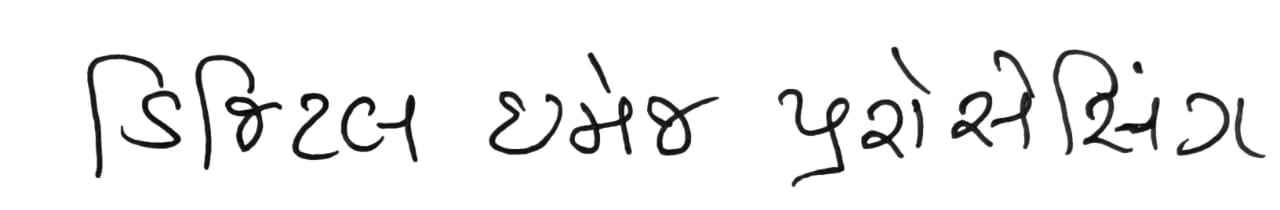
#> input picture Test_Image.jpeg, 1280 x 210 px, found by its file name
$ jupyter execute nb1.ipynb   (older library calls are emulated)
#> lines starting #> are read from the running program, lines starting #| are printed output that depends on the picture; after the words box and inside, x2 and y2 are one past the last pixel; in counts of white or black regions, pixels touching at a corner belong together; long printed decimals are rounded
[cell 1]
import cv2
import numpy as np

# Load the image
image = cv2.imread('/home/tanishpatel01/DIP_23CP311T_Project/Test_Image.jpeg')
#> image is the input picture: shape (210, 1280, 3); min 0, max 255, mean 240.1

# Convert to grayscale and threshold to get a binary image
gray = cv2.cvtColor(image, cv2.COLOR_BGR2GRAY)
_, binary = cv2.threshold(gray, 0, 255, cv2.THRESH_BINARY_INV | cv2.THRESH_OTSU)
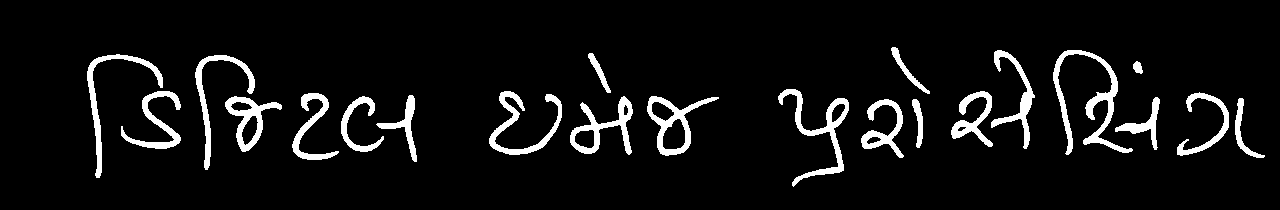
#> binary: shape (210, 1280); 6.8% white; 22 white regions

# Find contours which will serve as the "components"
contours, _ = cv2.findContours(binary, cv2.RETR_EXTERNAL, cv2.CHAIN_APPROX_SIMPLE)
#> contours = 22 contours; largest, box (x1, y1, x2, y2) and area: (647, 96, 719, 156) 1802, (1053, 50, 1133, 155) 1466, (570, 96, 633, 155) 1335, (225, 96, 282, 152) 1318, (778, 89, 849, 187) 1308

# This function would compute the required transition features for a pair of contours
def compute_transition_features(contour1, contour2):
    x1, y1, w1, h1 = cv2.boundingRect(contour1)
    x2, y2, w2, h2 = cv2.boundingRect(contour2)

    # Relative location - here we consider only the x-coordinate
    relative_location = 'left' if x1 < x2 else 'right'

    # Convex hull distance
    hull1 = cv2.convexHull(contour1)
    hull2 = cv2.convexHull(contour2)
    distance = cv2.pointPolygonTest(hull2, (x1 + w1/2, y1 + h1/2), True)

    # Ratio of aspect ratio
    aspect_ratio1 = w1 / h1
    aspect_ratio2 = w2 / h2
    aspect_ratio_ratio = aspect_ratio1 / aspect_ratio2

    # Ratio of number of components - assuming one component per contour here
    num_components_ratio = 1 # Placeholder, should be based on actual component counts

    return {
        'relative_location': relative_location,
        'convex_hull_distance': distance,
        'aspect_ratio_ratio': aspect_ratio_ratio,
        'num_components_ratio': num_components_ratio
    }

# Assuming you want to compare adjacent contours
for i in range(len(contours) - 1):
    features = compute_transition_features(contours[i], contours[i+1])
    print(f'Transition features between contour {i} and {i+1}:', features)
#> this loop made 21 passes
#> (x1 in compute_transition_features, y1 in compute_transition_features, w1 in compute_transition_features, h1 in compute_transition_features, x2 in compute_transition_features, y2 in compute_transition_features, w2 in compute_transition_features, h2 in compute_transition_features) on passes 1 to 8: (912, 99, 11, 49, 861, 99, 43, 59), (861, 99, 43, 59, 1235, 98, 30, 60), (1235, 98, 30, 60, 1115, 97, 45, 53), (1115, 97, 45, 53, 647, 96, 72, 60), (647, 96, 72, 60, 570, 96, 63, 59), (570, 96, 63, 59, 341, 96, 43, 56), (341, 96, 43, 56, 225, 96, 57, 56), (225, 96, 57, 56, 376, 95, 41, 67)
#> (printed output is left out)

[cell 2]
import cv2
import numpy as np
import matplotlib.pyplot as plt

def convert_to_binary(image_path, threshold=127):
#> called with threshold = 127
    image = cv2.imread(image_path)
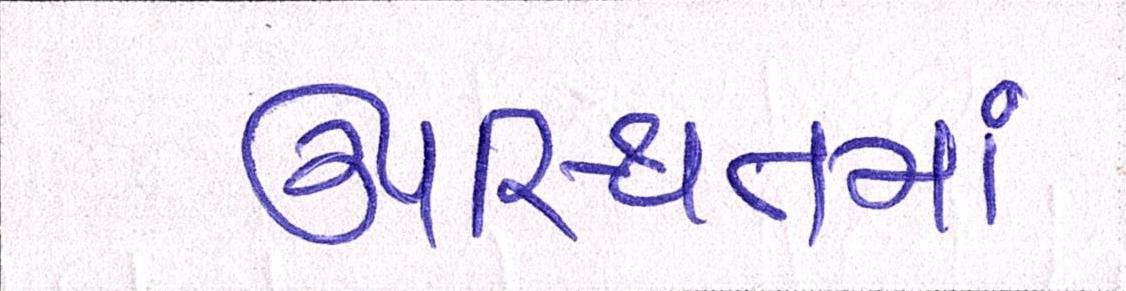
#> input picture Gujarati/13.jpg, 1126 x 291 px, found by its file name
#> image is the input picture: shape (291, 1126, 3); mean B, G, R 241.8, 230.7, 236.1
    gray = cv2.cvtColor(image, cv2.COLOR_BGR2GRAY)
#> gray: shape (291, 1126)
    blurred = cv2.GaussianBlur(gray, (5, 5), 0)
    _, binary = cv2.threshold(blurred, threshold, 255, cv2.THRESH_BINARY_INV)
#> binary: shape (291, 1126); 6.3% white; 22 white regions (12 under 20 px), largest, box (x1, y1, x2, y2) and area: (242, 84, 435, 245) 6746, (562, 113, 701, 210) 3377, (833, 120, 956, 232) 3126
    return binary

def find_patches(binary_image):
    # Find connected components
    num_labels, labels, stats, centroids = cv2.connectedComponentsWithStats(binary_image)
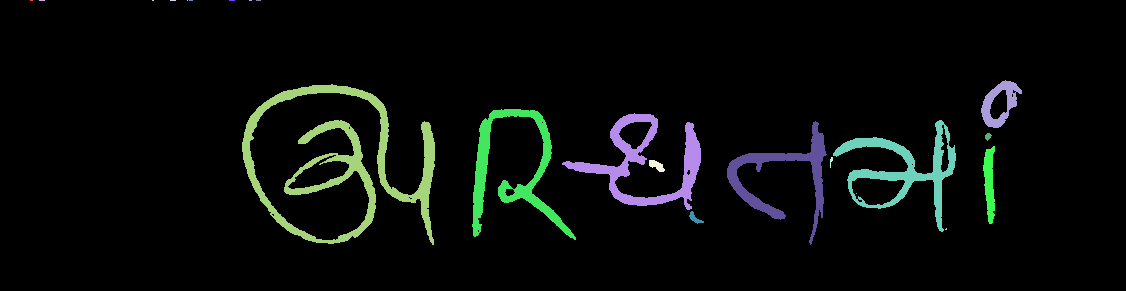
#> labels: shape (291, 1126) int32; 23 distinct labels, from 0 to 22; one colour per label, 0 black
#> num_labels = 23; stats = 23 rows, first 6: [0, 0, 1126, 291, 307106], [30, 0, 3, 1, 3], [39, 0, 6, 1, 6], [152, 0, 2, 1, 2], [170, 0, 6, 1, 6], [187, 0, 1, 1, 1]; centroids = 23 rows, first 8: [559.5, 143.8], [31, 0], [41.5, 0], [152.5, 0], [172.5, 0], [187, 0], [190.5, 0], [231.5, 0]

    # Filter out small components based on some heuristic, for example, size
    min_area = 10  # This is a parameter you might need to tune
    patches = [(stats[i], (labels == i).astype(np.uint8) * 255) for i in range(1, num_labels) if stats[i, cv2.CC_STAT_AREA] > min_area]
#> patches = 11 items

    return patches

# Define the path to your image file
image_path = '/home/tanishpatel01/Downloads/Images_dataset/Gujarati/13.jpg'  # Replace with your image path

# Convert the image to a binary image
binary_image = convert_to_binary(image_path)

# Find patches
patches = find_patches(binary_image)
#> patches = 11 items

plt.figure()
plt.imshow(binary_image, cmap='gray')

# Display the patches
for i, (stat, patch) in enumerate(patches):  # Display first 5 patches
    plt.figure()
    plt.imshow(patch, cmap='gray')
    plt.title(f'Patch {i} - Area: {stat[cv2.CC_STAT_AREA]}')
    plt.show()
#> this loop made 11 passes
#> stat on passes 1 to 8: [981, 80, 41, 48, 860], [242, 84, 193, 161, 6746], [472, 109, 104, 131, 3081], [562, 113, 139, 97, 3377], [727, 121, 100, 124, 2469], [833, 120, 123, 112, 3126], [985, 133, 7, 8, 36], [983, 146, 12, 78, 617]
#> pass 1, `plt.show()`:
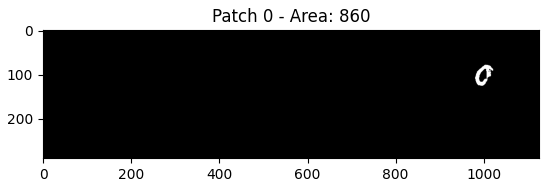
#> figure drawn by matplotlib, 1 panel

[cell 3]
# Function to calculate the density of foreground pixels in a patch
def calculate_density(patch):
    return np.sum(patch) / (patch.shape[0] * patch.shape[1] * 255)

# Function to calculate horizontal and vertical transitions in a patch
def calculate_transitions(patch):
    horizontal_transitions = np.sum(np.abs(np.diff(patch, axis=1))) / 255
    vertical_transitions = np.sum(np.abs(np.diff(patch, axis=0))) / 255
    return horizontal_transitions, vertical_transitions

# Function to extract features from patches
def extract_features(patches):
    features = []
    for stat, patch in patches:
        height = stat[cv2.CC_STAT_HEIGHT]
        width = stat[cv2.CC_STAT_WIDTH]
        density = calculate_density(patch)
        aspect_ratio = width / height if height > 0 else 0
        horizontal_transitions, vertical_transitions = calculate_transitions(patch)
        current_features = {
            "height": height,
            "width": width,
            "density": density,
            "aspect_ratio": aspect_ratio,
            "horizontal_transitions": horizontal_transitions,
            "vertical_transitions": vertical_transitions
        }
        features.append(current_features)
        plt.figure(figsize=(20, 4))
        plt.subplot(1, 4, 1)
        plt.imshow(patch, cmap='gray')
        plt.title('Patch')
        plt.subplot(1, 4, 2)
        plt.hist(patch.ravel(), bins=[0, 128, 256], range=[0, 256])
        plt.title('Density: {:.2f}'.format(density))
        plt.subplot(1, 4, 3)
        plt.title('H Trans: {:.0f}'.format(horizontal_transitions))
        plt.imshow(np.abs(np.diff(patch, axis=1)), cmap='gray')
        plt.subplot(1, 4, 4)
        plt.title('V Trans: {:.0f}'.format(vertical_transitions))
        plt.imshow(np.abs(np.diff(patch, axis=0)), cmap='gray')
        plt.show()
#> this loop made 11 passes
#> (stat, height, width, density, aspect_ratio, horizontal_transitions, vertical_transitions) on passes 1 to 6: ([981, 80, 41, 48, 860], 48, 41, 0.00262, 0.854, 86.34, 65.25), ([242, 84, 193, 161, 6746], 161, 193, 0.0206, 1.2, 605.4, 578.3), ([472, 109, 104, 131, 3081], 131, 104, 0.0094, 0.794, 285.1, 190.7), ([562, 113, 139, 97, 3377], 97, 139, 0.0103, 1.43, 230.9, 258), ([727, 121, 100, 124, 2469], 124, 100, 0.00754, 0.806, 204.8, 166.7), ([833, 120, 123, 112, 3126], 112, 123, 0.00954, 1.1, 280.1, 268)
#> pass 1, in extract_features, `plt.show()`:
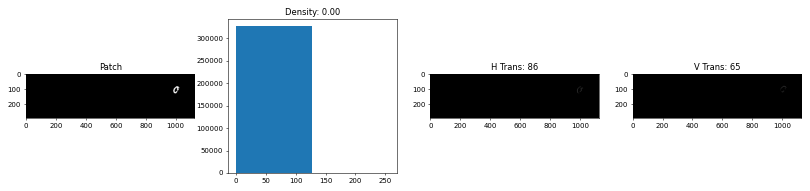
#> figure drawn by matplotlib, 4 panels
#> after the loop, features = 11 items

    return features

features_list = extract_features(patches)
#> features_list = 11 items

for i, features in enumerate(features_list):
    print(f'Patch {i} features: {features}')
#> this loop made 11 passes
#| Patch 0 features: {'height': 48, 'width': 41, 'density': 0.002625, 'aspect_ratio': 0.8542, 'horizontal_transitions': 86.337, 'vertical_transitions': 65.255}
#| Patch 1 features: {'height': 161, 'width': 193, 'density': 0.02059, 'aspect_ratio': 1.199, 'horizontal_transitions': 605.365, 'vertical_transitions': 578.259}
#| Patch 2 features: {'height': 131, 'width': 104, 'density': 0.009403, 'aspect_ratio': 0.7939, 'horizontal_transitions': 285.114, 'vertical_transitions': 190.745}
#| Patch 3 features: {'height': 97, 'width': 139, 'density': 0.01031, 'aspect_ratio': 1.433, 'horizontal_transitions': 230.902, 'vertical_transitions': 258.008}
#| Patch 4 features: {'height': 124, 'width': 100, 'density': 0.007535, 'aspect_ratio': 0.8065, 'horizontal_transitions': 204.8, 'vertical_transitions': 166.651}
#> (further printed lines are left out)

[cell 4]
def apply_gabor_filter(patch, kernel_size=50, sigma=4.0, theta=0, lambd=10.0, gamma=0.5, psi=0):
    kernel = cv2.getGaborKernel((kernel_size, kernel_size), sigma, theta, lambd, gamma, psi, ktype=cv2.CV_32F)
    filtered_patch = cv2.filter2D(patch, cv2.CV_8UC3, kernel)
    plt.figure(figsize=(10, 3))
    plt.subplot(1, 3, 1)
    plt.imshow(patch, cmap='gray')
    plt.title('Original Patch')
    plt.subplot(1, 3, 2)
    plt.imshow(kernel, cmap='gray')
    plt.title('Gabor Kernel')
    plt.subplot(1, 3, 3)
    plt.imshow(filtered_patch, cmap='gray')
    plt.title('Filtered Patch')
    plt.show()
    return filtered_patch

# Function to extract Gabor features from patches
def extract_gabor_features(patches):
    # Define orientations (angles) for the Gabor filters
    thetas = [0, np.pi/4, np.pi/2, 3*np.pi/4]
#> thetas = [0, 0.785, 1.57, 2.36]
    features_list = []

    for stat, patch in patches:
        current_features = {}
        # Flatten the patch to 1D array for statistical calculations
        patch_1d = patch.ravel() / 255.0  # Normalizing to [0, 1]

        # Store the mean and standard deviation of the patch
        current_features['mean_intensity'] = np.mean(patch_1d)
        current_features['std_intensity'] = np.std(patch_1d)

        # Calculate Gabor features for multiple orientations
        for i, theta in enumerate(thetas):
            gabor_response = apply_gabor_filter(patch, theta=theta)
            gabor_response_1d = gabor_response.ravel() / 255.0  # Normalizing to [0, 1]

            # Store the mean and standard deviation of the Gabor response
            current_features[f'gabor_mean_{i}'] = np.mean(gabor_response_1d)
            current_features[f'gabor_std_{i}'] = np.std(gabor_response_1d)

        features_list.append(current_features)
#> this loop made 11 passes
#> pass 1, in apply_gabor_filter (call 3), `kernel = cv2.getGaborKernel((kernel_size, kernel_size), sigma, theta, ..`:
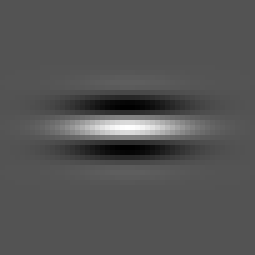
#> kernel: shape (51, 51) float32 (shown 5 times larger); min -0.491, max 1, mean 0.00328; drawn with min black and max white
#> pass 1, in apply_gabor_filter (call 4), `plt.show()`:
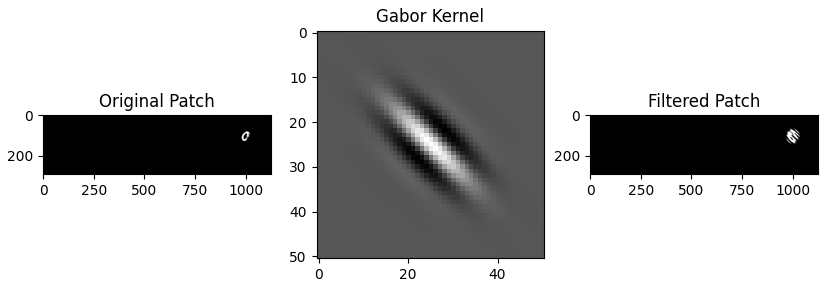
#> figure drawn by matplotlib, 3 panels
#> after the loop, features_list = 11 items

    return features_list

# Assuming 'patches' is the list of patches obtained from the previous step
gabor_features_list = extract_gabor_features(patches)
#> gabor_features_list = 11 items

# Print the features to check
for i, features in enumerate(gabor_features_list):
    print(f'Patch {i} features: {features}')

[cell 5]
def compute_variation(patch):
    contours, _ = cv2.findContours(patch, cv2.RETR_EXTERNAL, cv2.CHAIN_APPROX_SIMPLE)
    heights = [cv2.boundingRect(contour)[3] for contour in contours]
    widths = [cv2.boundingRect(contour)[2] for contour in contours]
    return np.std(heights), np.std(widths) if heights and widths else (0, 0)

[cell 6]
def compute_components(patch):
    num_labels, labels, stats, _ = cv2.connectedComponentsWithStats(patch)
    # Exclude label 0 (background)
    sizes = stats[1:, cv2.CC_STAT_AREA]
    return num_labels - 1, np.max(sizes) if sizes.size > 0 else 0

[cell 7]
def extract_features(patches):
    features_list = []

    for stat, patch in patches:
        current_features = {}
        height_variation, width_variation = compute_variation(patch)
        current_features['height_variation'] = height_variation
        current_features['width_variation'] = width_variation
        num_components, max_component_size = compute_components(patch)
        current_features['num_components'] = num_components
        current_features['max_component_size'] = max_component_size
        features_list.append(current_features)

        # Visualize the features (optional)
        plt.figure(figsize=(10, 2))
        plt.subplot(1, 3, 1)
        plt.imshow(patch, cmap='gray')
        plt.title(f'Patch')

        plt.subplot(1, 3, 2)
        plt.hist(height_variation, bins=5)
        plt.title('Height Variation')

        plt.subplot(1, 3, 3)
        plt.hist(width_variation, bins=5)
        plt.title('Width Variation')

        plt.show()
#> this loop made 11 passes
#> (heights in compute_variation, widths in compute_variation, stats in compute_components, sizes in compute_components, max_component_size) on passes 1 to 5: ([48], [41], [[0, 0, 1126, 291, 326806], [981, 80, 41, 48, 860]], [860], 860), ([161], [193], [[0, 0, 1126, 291, 320920], [242, 84, 193, 161, 6746]], [6746], 6746), ([131], [104], [[0, 0, 1126, 291, 324585], [472, 109, 104, 131, 3081]], [3081], 3081), ([97], [139], [[0, 0, 1126, 291, 324289], [562, 113, 139, 97, 3377]], [3377], 3377), ([124], [100], [[0, 0, 1126, 291, 325197], [727, 121, 100, 124, 2469]], [2469], 2469)
#> pass 1, in compute_components, `num_labels, labels, stats, _ = cv2.connectedComponentsWithStats(patch)`:
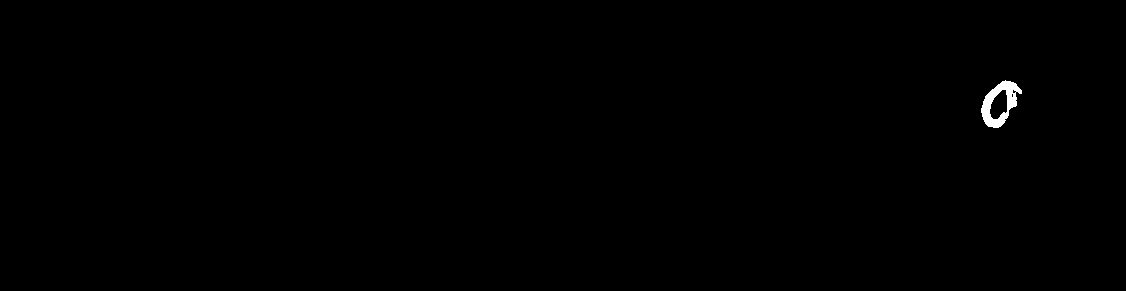
#> labels: shape (291, 1126) int32; values 0 (black) and 1 (white), 0.26% white; 1 white region, box (x1, y1, x2, y2) and area: (981, 80, 1022, 128) 860
#> pass 1, in extract_features, `plt.show()`:
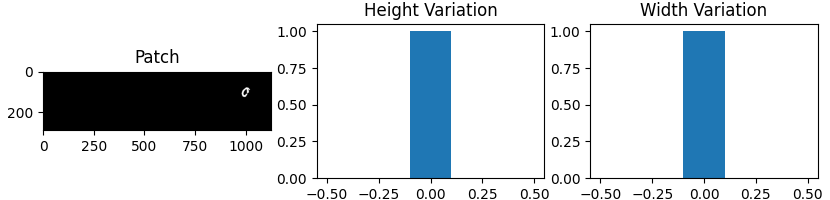
#> figure drawn by matplotlib, 3 panels; panel 2: tallest bar 1 high, from x = -0.1 to 0.1; panel 3: tallest bar 1 high, from x = -0.1 to 0.1
#> pass 2, in compute_components (call 2), `num_labels, labels, stats, _ = cv2.connectedComponentsWithStats(patch)`:
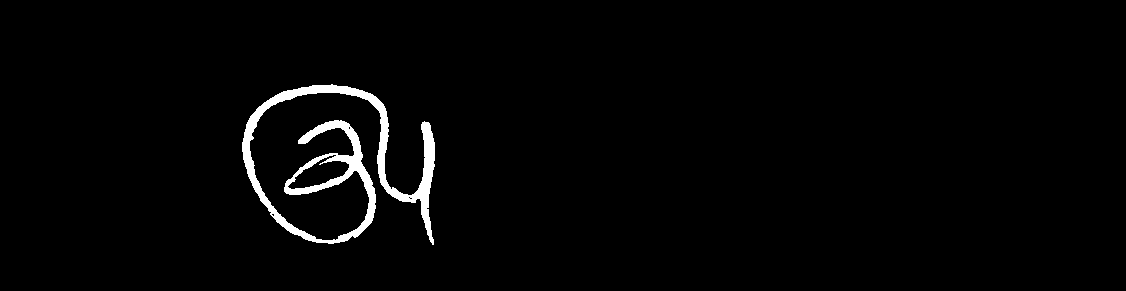
#> labels: shape (291, 1126) int32; values 0 (black) and 1 (white), 2.1% white; 1 white region, box (x1, y1, x2, y2) and area: (242, 84, 435, 245) 6746
#> after the loop, features_list = 11 items

    return features_list

# Assuming 'patches' is the list of patches obtained from the previous step
features_list = extract_features(patches)

# Print the features to check
for i, features in enumerate(features_list):
    print(f'Patch {i} features: {features}')
#> (the rest of the program and of its run is left out)
